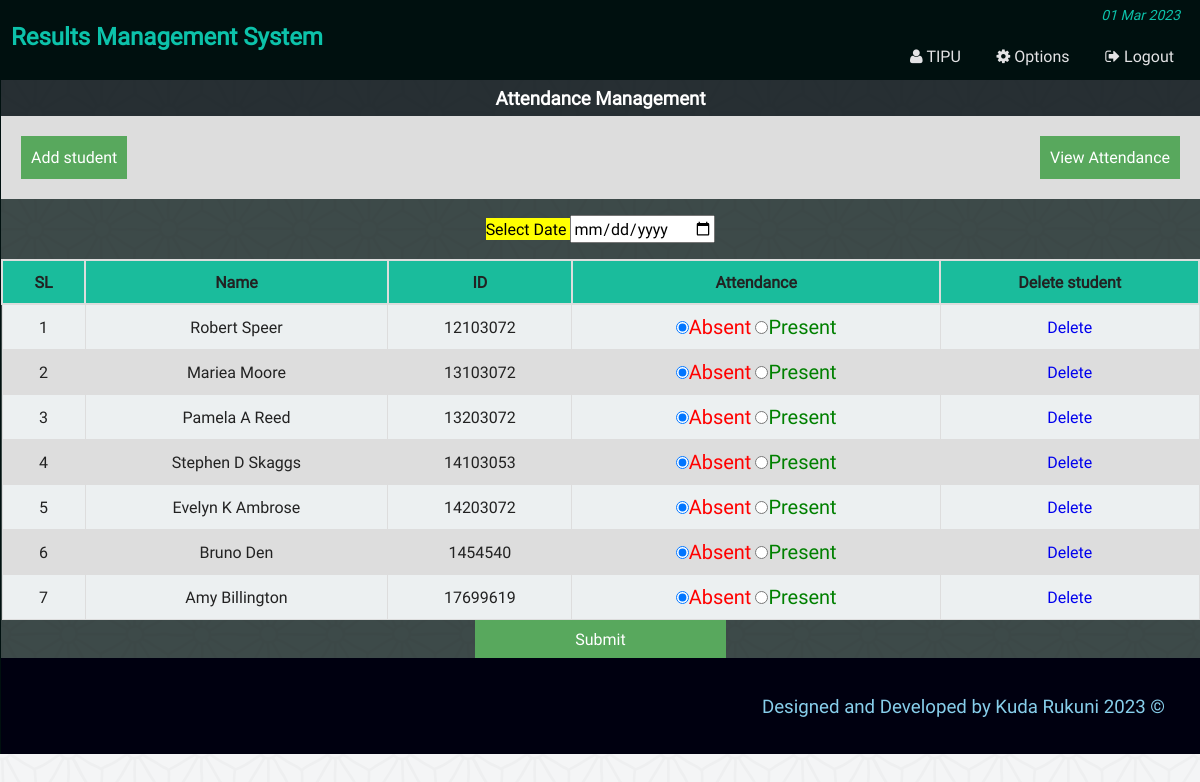
Screenshot of /class_att.php (signed in) with the database file from the repository.
### tables this page shows
CREATE TABLE `at_student` (
  `id` int(11) NOT NULL,
  `name` varchar(40) NOT NULL,
  `st_id` int(11) NOT NULL
);

### php/functions.php (called while the page is built, shortened)
<?php
class login_registration_class{
	public function attn_student(){
		global $conn;
		$sql = "select * from at_student";
		$result = $conn->query($sql);
		return $result;
	}
};
?>

### class_att.php (the view, shortened to what this page needs)
<?php
	require "php/config.php";
	require_once "php/functions.php";
	$user = new login_registration_class();
?>
<?php
	include "php/headertop_admin.php";
?>
<div class="all_student fix">
	<h3 style="text-align:center;color:#fff; margin:0;padding:5px; background:#0000105e;">Attendance Management</h3>
	<div  class="fix" style="background:#ddd; padding:20px;">
		<span style="float:left;"><a style="color:#fff;" href="att_add.php"><button style="background:#58A85D;border:none;color:#fff;padding:10px;">Add student</button></a></span>
		<span style="float:right;"><a style="color:#fff;" href="att_view.php"> <button style="background:#58A85D;border:none;color:#fff;padding:10px;">View Attendance</button></a></span>
	</div>
	<form action="" method="post">
		<p style="text-align:center;color:#34495e;">
			<mark>Select Date <input type="date" name="attndate" required/></mark>
		</p>
		<table class="tab_one" style="text-align:center;">
			<tr>
				<th style="text-align:center;">SL</th>
				<th style="text-align:center;">Name</th>
				<th style="text-align:center;">ID</th>
				<th style="text-align:center;">Attendance</th>
				<th style="text-align:center;">Delete student</th>
			</tr>
			<?php
			$i=0;
				$alluser = $user->attn_student();
				while($rows = $alluser->fetch_assoc()){
				$i++;
		?>
			<tr>
				<td><?php echo $i;?></td>
				<td><?php echo $rows['name'];?></td>
				<td><?php echo $rows['st_id'];?></td>
				<td>
					<label style="color:red;font-size:20px"><input type="radio" name="attn[<?php echo $rows['st_id'];?>]" value="absent" checked/>Absent</label>
					<label style="color:green;font-size:20px"> <input type="radio" name="attn[<?php echo $rows['st_id'];?>]" value="present" />Present</label>
				</td>
				<td><a href="att_del.php?dl=<?php echo $rows['id']; ?>">Delete</a></td>
			</tr>
			<?php } ?>
		</table>
		<center>
		<span><input style="<text-align:right></text-align:right>;background:#58A85D;border:none;color:#fff;padding:8px 100px;" type="submit" name="submit" value="Submit" /></span> <br>
		</center>
	</form>
</div>
<?php include "php/footerbottom.php";?>

### css/main.css (style rules this page uses)
html { color: #222; font-size: 1em; line-height: 1.4; }
a { text-decoration:none; }
.fix { overflow:hidden; }
body { font-family:roboto !important; background: #00100fbf url(../img/ptrn.png) repeat fixed; }
.st_reg th, td { padding: 8px; }
table.tab_one { width:100%; }
table.tab_one th { background:#1abc9c; padding:10px; font-weight:bold; text-align:left; }
table.tab_one td { border:1px solid #ddd; padding:8px; }
table.tab_one td a { text-decoration:none; }
table.tab_one tr:nth-child(odd) { background:#ddd; }
table.tab_one tr:nth-child(even) { background:#ecf0f1; }
.all_student { min-height:450px; }
table.att_tab tr,td,th { border:2px solid #ddd; border-collapse:collapse; padding:8px; }

### rows the page displays
at_student: name "Robert Speer", st "12103072"
at_student: name "Mariea Moore", st "13103072"
at_student: name "Pamela A Reed", st "13203072"
at_student: name "Stephen D Skaggs", st "14103053"
at_student: name "Evelyn K Ambrose", st "14203072"
at_student: name "Bruno Den", st "1454540"
at_student: name "Amy Billington", st "17699619"

### other values shown
$admin_name "TIPU"
